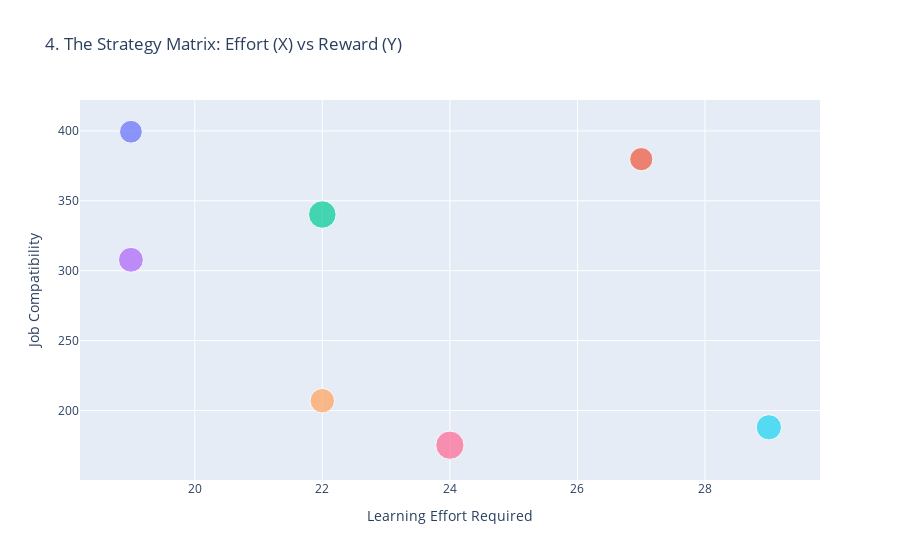

Source (notebook cell):
### Markdown cell above
## Visualization 4: The Strategy Matrix

A scatter plot showing the relationship between learning effort (X-axis) and job compatibility (Y-axis). Bubble size represents salary.

### Code cell
# Create scatter plot: Effort (X) vs Reward (Y)
# - X-axis: Learning effort required (lower is better)
# - Y-axis: Job compatibility score (higher is better)
# - Bubble size: Salary (larger = higher salary)
# - Color: Role (for identification)
fig_strategy = px.scatter(
    df_real,
    x='Learning_Gap_Points', 
    y='Fit_Score',           
    size='Avg_Junior_Salary_EUR', 
    color='Role',
    title="4. The Strategy Matrix: Effort (X) vs Reward (Y)",
    labels={'Learning_Gap_Points': 'Learning Effort Required', 'Fit_Score': 'Job Compatibility'},
    hover_data={'Avg_Junior_Salary_EUR': ':.0f', 'Role': True},
    trendline="ols"  # Add trend line for reference
)

# Hide legend for cleaner look
fig_strategy.update_layout(showlegend=False)
fig_strategy.show()

# Display summary table
print("--- DATA TABLE ---")
print(df_real[['Role', 'Fit_Score', 'Avg_Junior_Salary_EUR', 'Learning_Gap_Points']].to_string(index=False))

### Figure 1 — Plotly figure (JSON) as saved in the notebook; plotly's stock layout.template omitted (floating-point values rounded to 4 significant figures)
{"data": [{"customdata": [[26000, "Data Analyst"]], "hovertemplate": "Role=%{customdata[1]}<br>Learning Effort Required=%{x}<br>Job Compatibility=%{y}<br>Avg_Junior_Salary_EUR=%{customdata[0]:.0f}<extra></extra>", "legendgroup": "Data Analyst", "marker": {"color": "#636efa", "size": [26000], "sizemode": "area", "sizeref": 100, "symbol": "circle"}, "mode": "markers", "name": "Data Analyst", "orientation": "v", "showlegend": true, "type": "scatter", "x": [19], "xaxis": "x", "y": [399.4], "yaxis": "y"}, {"hovertemplate": "Role=Data Analyst<extra></extra>", "legendgroup": "Data Analyst", "marker": {"color": "#636efa", "symbol": "circle"}, "mode": "lines", "name": "Data Analyst", "showlegend": false, "type": "scatter", "xaxis": "x", "yaxis": "y"}, {"customdata": [[27000, "BI Developer"]], "hovertemplate": "Role=%{customdata[1]}<br>Learning Effort Required=%{x}<br>Job Compatibility=%{y}<br>Avg_Junior_Salary_EUR=%{customdata[0]:.0f}<extra></extra>", "legendgroup": "BI Developer", "marker": {"color": "#EF553B", "size": [27000], "sizemode": "area", "sizeref": 100, "symbol": "circle"}, "mode": "markers", "name": "BI Developer", "orientation": "v", "showlegend": true, "type": "scatter", "x": [27], "xaxis": "x", "y": [379.8], "yaxis": "y"}, {"hovertemplate": "Role=BI Developer<extra></extra>", "legendgroup": "BI Developer", "marker": {"color": "#EF553B", "symbol": "circle"}, "mode": "lines", "name": "BI Developer", "showlegend": false, "type": "scatter", "xaxis": "x", "yaxis": "y"}, {"customdata": [[38000, "Product Manager"]], "hovertemplate": "Role=%{customdata[1]}<br>Learning Effort Required=%{x}<br>Job Compatibility=%{y}<br>Avg_Junior_Salary_EUR=%{customdata[0]:.0f}<extra></extra>", "legendgroup": "Product Manager", "marker": {"color": "#00cc96", "size": [38000], "sizemode": "area", "sizeref": 100, "symbol": "circle"}, "mode": "markers", "name": "Product Manager", "orientation": "v", "showlegend": true, "type": "scatter", "x": [22], "xaxis": "x", "y": [340.2], "yaxis": "y"}, {"hovertemplate": "Role=Product Manager<extra></extra>", "legendgroup": "Product Manager", "marker": {"color": "#00cc96", "symbol": "circle"}, "mode": "lines", "name": "Product Manager", "showlegend": false, "type": "scatter", "xaxis": "x", "yaxis": "y"}, {"customdata": [[31000, "Analytics Engineer"]], "hovertemplate": "Role=%{customdata[1]}<br>Learning Effort Required=%{x}<br>Job Compatibility=%{y}<br>Avg_Junior_Salary_EUR=%{customdata[0]:.0f}<extra></extra>", "legendgroup": "Analytics Engineer", "marker": {"color": "#ab63fa", "size": [31000], "sizemode": "area", "sizeref": 100, "symbol": "circle"}, "mode": "markers", "name": "Analytics Engineer", "orientation": "v", "showlegend": true, "type": "scatter", "x": [19], "xaxis": "x", "y": [307.8], "yaxis": "y"}, {"hovertemplate": "Role=Analytics Engineer<extra></extra>", "legendgroup": "Analytics Engineer", "marker": {"color": "#ab63fa", "symbol": "circle"}, "mode": "lines", "name": "Analytics Engineer", "showlegend": false, "type": "scatter", "xaxis": "x", "yaxis": "y"}, {"customdata": [[30000, "Database Admin (DBA)"]], "hovertemplate": "Role=%{customdata[1]}<br>Learning Effort Required=%{x}<br>Job Compatibility=%{y}<br>Avg_Junior_Salary_EUR=%{customdata[0]:.0f}<extra></extra>", "legendgroup": "Database Admin (DBA)", "marker": {"color": "#FFA15A", "size": [30000], "sizemode": "area", "sizeref": 100, "symbol": "circle"}, "mode": "markers", "name": "Database Admin (DBA)", "orientation": "v", "showlegend": true, "type": "scatter", "x": [22], "xaxis": "x", "y": [207.0], "yaxis": "y"}, {"hovertemplate": "Role=Database Admin (DBA)<extra></extra>", "legendgroup": "Database Admin (DBA)", "marker": {"color": "#FFA15A", "symbol": "circle"}, "mode": "lines", "name": "Database Admin (DBA)", "showlegend": false, "type": "scatter", "xaxis": "x", "yaxis": "y"}, {"customdata": [[32000, "Data Engineer"]], "hovertemplate": "Role=%{customdata[1]}<br>Learning Effort Required=%{x}<br>Job Compatibility=%{y}<br>Avg_Junior_Salary_EUR=%{customdata[0]:.0f}<extra></extra>", "legendgroup": "Data Engineer", "marker": {"color": "#19d3f3", "size": [32000], "sizemode": "area", "sizeref": 100, "symbol": "circle"}, "mode": "markers", "name": "Data Engineer", "orientation": "v", "showlegend": true, "type": "scatter", "x": [29], "xaxis": "x", "y": [188.0], "yaxis": "y"}, {"hovertemplate": "Role=Data Engineer<extra></extra>", "legendgroup": "Data Engineer", "marker": {"color": "#19d3f3", "symbol": "circle"}, "mode": "lines", "name": "Data Engineer", "showlegend": false, "type": "scatter", "xaxis": "x", "yaxis": "y"}, {"customdata": [[40000, "Crypto Developer"]], "hovertemplate": "Role=%{customdata[1]}<br>Learning Effort Required=%{x}<br>Job Compatibility=%{y}<br>Avg_Junior_Salary_EUR=%{customdata[0]:.0f}<extra></extra>", "legendgroup": "Crypto Developer", "marker": {"color": "#FF6692", "size": [40000], "sizemode": "area", "sizeref": 100, "symbol": "circle"}, "mode": "markers", "name": "Crypto Developer", "orientation": "v", "showlegend": true, "type": "scatter", "x": [24], "xaxis": "x", "y": [175.2], "yaxis": "y"}, {"hovertemplate": "Role=Crypto Developer<extra></extra>", "legendgroup": "Crypto Developer", "marker": {"color": "#FF6692", "symbol": "circle"}, "mode": "lines", "name": "Crypto Developer", "showlegend": false, "type": "scatter", "xaxis": "x", "yaxis": "y"}], "layout": {"legend": {"itemsizing": "constant", "title": {"text": "Role"}, "tracegroupgap": 0}, "showlegend": false, "title": {"text": "4. The Strategy Matrix: Effort (X) vs Reward (Y)"}, "xaxis": {"anchor": "y", "domain": [0, 1], "title": {"text": "Learning Effort Required"}}, "yaxis": {"anchor": "x", "domain": [0, 1], "title": {"text": "Job Compatibility"}}}}
